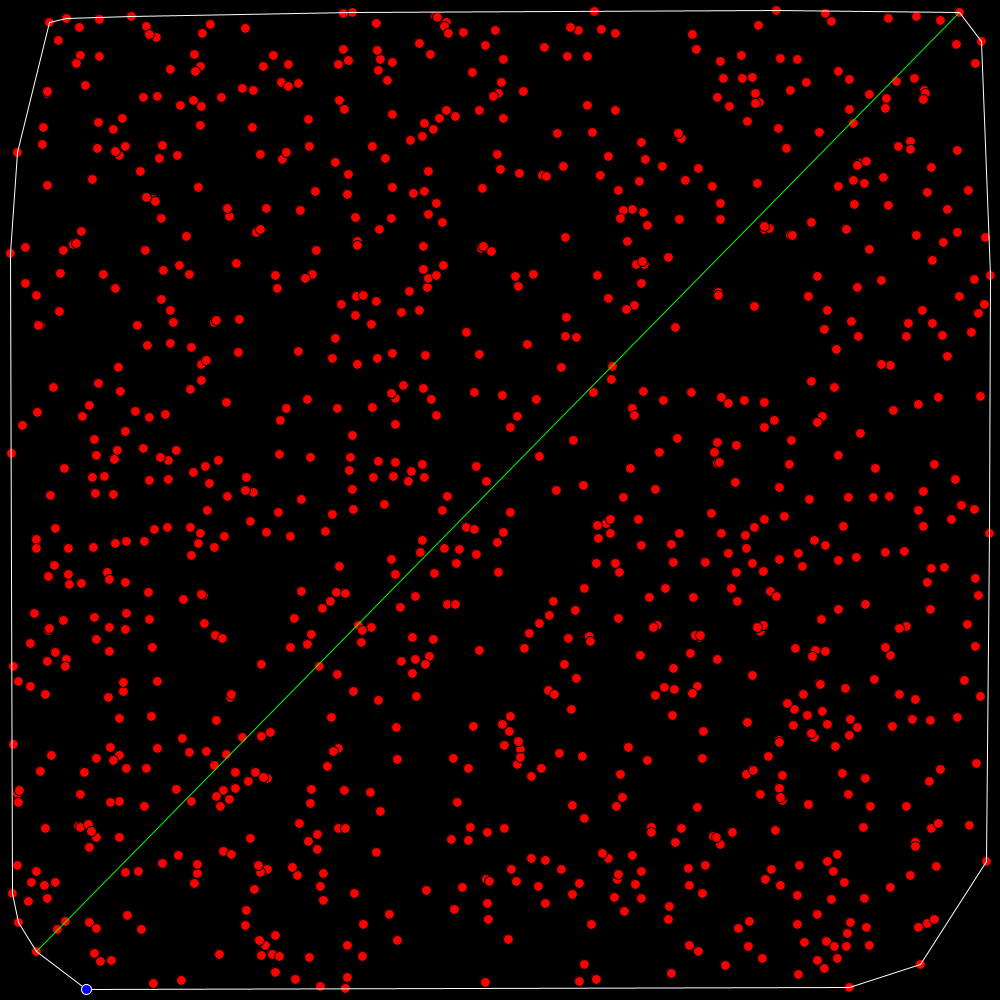
Frame 1 (no input)
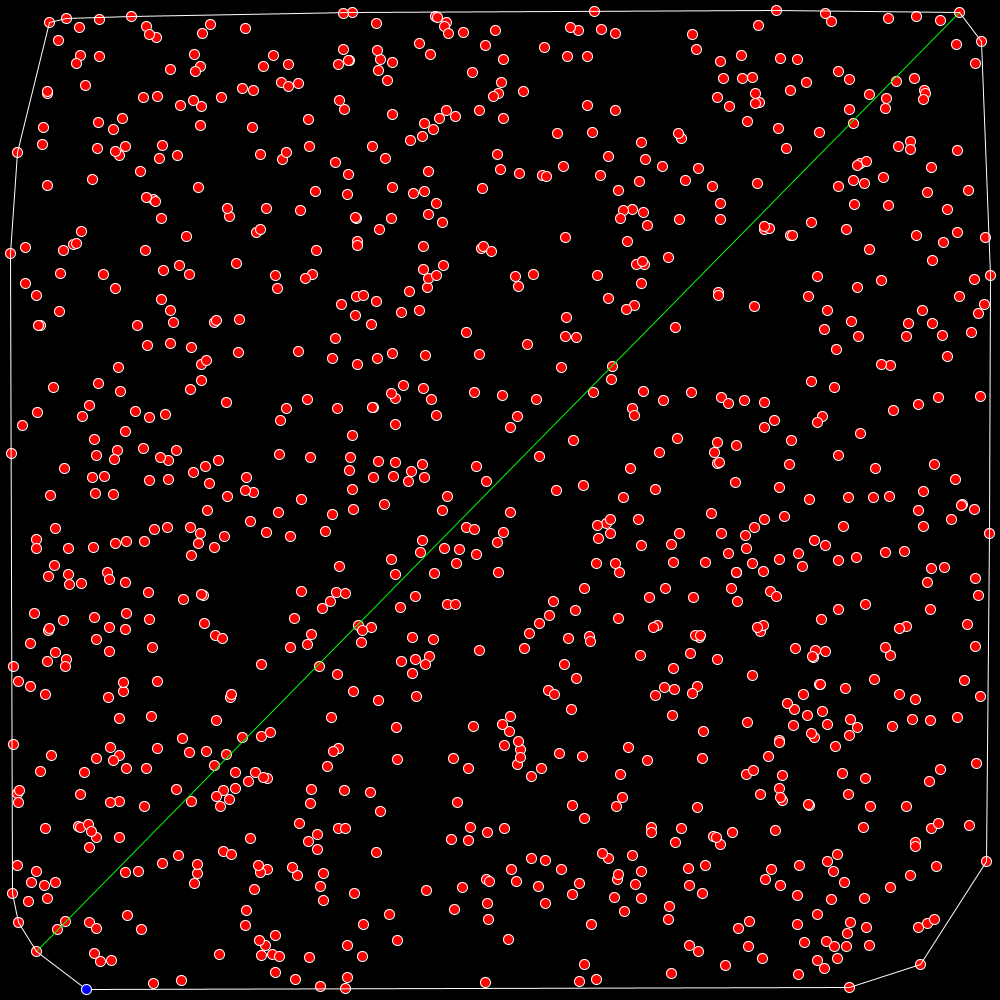
Frame 2 (the mouse pressed at the canvas centre, redrawn once)

The Processing sketch that drew these frames (run headless with seeded random() and noise(); the mouse was pressed at the canvas centre and the sketch redrawn once):

// Processing sketch: Convex_Hull
// ── Convex_Hull.pde
//NOTE: in this program I used PVector as points and vectors interchangeably
//Creates initial variables
int pointNum = 1000;
PVector startPoint;
ArrayList<PointVA> inputHull;
float [] angle;

ArrayList<PVector> outputHull = new ArrayList<PVector>();
PVector[] farV = new PVector [2];

long startTime, elapsedTime;

//Setup procedure
void setup(){
  noLoop();
  size(1000, 1000);
  background(0);
  ellipseMode(RADIUS);

  //To get visuals, use the small section of code below
  //To change number of random points, adjust variable pointNum
  //If you only want the pair of points farthest away from each other
  //Use the getFarthestPoints function (it dosen't have visuals though)
  inputHull = randomPointVA(pointNum);
  startTime = millis();
  outputHull = convexHull(inputHull);
  farV = bruteForce(outputHull);
  elapsedTime = millis() - startTime;
  println("Overall Computation Time: " + elapsedTime + "ms");
  println("The two furthest points are:");
  printArray(farV);
  
  //startTime = millis();
  //getFarthestPoints(randomPoints(1000000));
  //elapsedTime = millis() - startTime;
  //println("Overall Computation Time: " + elapsedTime + "ms");

}

//Draws all points as circles 
//Lines that connects the convex hull
//Line that connects the two points farthest away
void draw(){
  background(0);
  fill(255, 0, 0);
  for (int i = 0; i < inputHull.size(); i++){
    fill(255, 0, 0);
    ellipse(inputHull.get(i).getVector().x, inputHull.get(i).getVector().y, 5, 5);
  }
  stroke(0, 255, 0);
  line(farV[0].x, farV[0].y, farV[1].x, farV[1].y);
  
  stroke(255);
  for (int i = 0; i < outputHull.size(); i++){
    
    if (i != 0){
      line(outputHull.get(i - 1).x, outputHull.get(i - 1).y, outputHull.get(i).x, outputHull.get(i).y);
    }
    if (i == outputHull.size() - 1){
      line(outputHull.get(i).x, outputHull.get(i).y, outputHull.get(0).x, outputHull.get(0).y);
    }
  }
  
  fill(0, 0, 255);
  ellipse(startPoint.x, startPoint.y, 5, 5);
}

//Takes an array of PVector points
//Outputs the farthest pairs
//Essentially, combining all other functions together
void getFarthestPoints(PVector [] input){
  PVector[] farthestPair = new PVector [2];
  ArrayList<PVector> output = new ArrayList<PVector>();
  ArrayList<PointVA> Pva = new ArrayList<PointVA>();
  
  for (int i = 0; i < input.length; i++){
    Pva.add(new PointVA(input[i]));
  }
  output = convexHull(Pva);
  farthestPair = bruteForce(output);
  printArray(farthestPair);
}

//Main function that calculates points that are on the convex hull
//Given an ArrayList with objects PointVA
//Based off of Graham Scan algorithm with modifications (not output sensitive)
ArrayList<PVector> convexHull(ArrayList<PointVA> input){
  ArrayList<PVector> stack = new ArrayList<PVector>();
  long Time, Time2;
  
  //Finds the start points and "polar angles"
  Time = millis();
  startPoint = startValue(input);
  for (int i = 0; i < input.size(); i++){
    input.get(i).polarAngle = polarAngle(input.get(i).getVector(), startPoint);
  }
  Time2 = millis() - Time;
  println("Polar Angle Computation Time: " + Time2 + "ms");
  
  //Sorts all the points
  Time = millis();
  input = mergeSort(input, 0, input.size() - 1);
  Time2 = millis() - Time;
  println("Merge Sort Computation Time: " + Time2 + "ms");
  
  //Creates a stack (ArrayList)
  push(stack, startPoint);
  push(stack, input.get(0).getVector());
  push(stack, input.get(1).getVector());
  
  //Using orientation, either keep or discard points
  //Points that are kept are on the convex hull
  //Points that are discarded are not on the convex hull
  Time = millis();
  for (int i = 2; i < input.size(); i++){
    PVector pointI = input.get(i).getVector();
    
    while (orientation(stack.get(stack.size() - 2), stack.get(stack.size() - 1), pointI).equals("counterclockwise") == false){
      pop(stack);
    }
    push(stack, pointI);
  }
  Time2 = millis() - Time;
  println("Convex Hull Computation Time: " + Time2 + "ms");
  return stack;
}

//Calculates the squared distance between two points
float getDist(PVector a, PVector b){
  float dist = pow((b.x - a.x), 2) + pow((a.y - b.y), 2);
  return dist;
}

//pop function for ArrayList
void pop(ArrayList<PVector> a){
  a.remove(a.size() - 1);
}

//push function for ArrayList
void push(ArrayList<PVector> a, PVector p){
  a.add(p);
}

//Finds the largest y-value and smallest x-value
//Basically the point in the most bottom left corner
PVector startValue(ArrayList<PointVA> a){
  int maxIndex = 0;
  for (int i = 1; i < a.size(); i++){
    if (a.get(i).getVector().y > a.get(maxIndex).getVector().y){
      maxIndex = i;
    }
    else if (a.get(i).getVector().y == a.get(maxIndex).getVector().y){
      if (a.get(i).getVector().x < a.get(maxIndex).getVector().x){
        maxIndex = i;
      }
    }
  }
  PVector max = a.get(maxIndex).getVector();
  a.remove(maxIndex);
  return max;
}

//Determins the orientation of three vectors
//Either clockwise, counterclockwise, or collinear
String orientation(PVector p1, PVector p2, PVector p3){
  float difference = (p2.y - p1.y) * (p3.x - p2.x) - (p3.y - p2.y) * (p2.x - p1.x);
  
  if (difference > 0){
    return "counterclockwise";
  }
  else if (difference < 0){
    return "clockwise";
  }
  else{
    return "collinear";
  }
}

//NOTE:
//The greater a.b / |a||b|, the smaller the angle
//The smaller a.b / |a||b|, the greater the angle
//For cosx in interval [0, pi]
//By doing this, it saves computation time

//Dosen't actually calculate the polar angle
//Simply evaluates inverse that would produce the angle (arc-cos)
//Uses dot product of two vectors
double polarAngle(PVector p1, PVector p2){
  PVector directionalV = new PVector(1, 0);
  PVector temp = pointsToVector(p1, p2);
  double PA = temp.dot(directionalV) / (temp.mag() * directionalV.mag());
  return PA;
}

//Takes two points and calculates the vector that connects them
PVector pointsToVector(PVector p1, PVector p2){
  PVector v = new PVector(p1.x - p2.x, p1.y - p2.y);
  return v;
}

//Creates an ArrayList with objects PointVA that has random points
ArrayList<PointVA> randomPointVA(int n){
  ArrayList<PointVA> random = new ArrayList<PointVA>();
  for (int i = 0; i < n; i++){
    PVector v = new PVector(int(random(10, 991)), int(random(10, 991)));
    random.add(new PointVA(v));
  }
  return random;
}

//Creates an array with random PVector points
PVector [] randomPoints(int n){
  PVector [] random = new PVector[n];
  for (int i = 0; i < n; i++){
    random[i] = new PVector(int(random(0, 1001)), int(random(0, 1001)));
  }
  return random;
}

//Modified mergesort that works with an ArrayList with object PointVA
//Sorts the PointVA objects by their "polar angles" in ascending order
ArrayList<PointVA> mergeSort(ArrayList<PointVA> a, int start, int end ) {

  if ( start == end ) {  
    ArrayList<PointVA> arrayWithOneElement = new ArrayList<PointVA>();
    arrayWithOneElement.add(a.get(start));
    return arrayWithOneElement;
  } 
  
  else {
    int middle = (end + start) / 2;

    ArrayList<PointVA> sortedLeftHalf = mergeSort( a, start, middle );         // recursive call
    ArrayList<PointVA> sortedRightHalf = mergeSort( a, middle + 1, end );      // recursive call

    return merge( sortedLeftHalf, sortedRightHalf );  // merge the two sorted halves
  }
}

//Combines two sorted arrays into a single sorted array
//Based off of the "polar angle" of object PointVA
//Also removes points that have same "polar angle" (keep point farther away)
ArrayList<PointVA> merge( ArrayList<PointVA> a, ArrayList<PointVA> b ) {
  ArrayList<PointVA> c = new ArrayList<PointVA>();
  int i = 0;
  int j = 0;

  while ( i < a.size() && j < b.size() ) {

    if ( a.get(i).getPA() > b.get(j).getPA() ) {
      c.add(a.get(i));
      i++;
    }
    else if (a.get(i).getPA() < b.get(j).getPA()){
      c.add(b.get(j));
      j++;
    }
    else{
      if (getDist(startPoint, a.get(i).getVector()) > getDist(startPoint, b.get(j).getVector())){
        c.add(a.get(i));
      }
      else{
        c.add(b.get(j));
      }
      i++;
      j++;
    }

  }
  if ( i == a.size() ) 
    for ( int m = j; m < b.size(); m++ ) {
      c.add(b.get(m));
    } 
  else 
    for (int m = i; m < a.size(); m++) {
      c.add(a.get(m));
    }
  return c;
}

//Finds the farthest two points and its distance
//Given a list of points that makes up a convex hull
PVector [] bruteForce(ArrayList<PVector> hull){
  PVector [] FarthestPair = new PVector[2];
  int size = hull.size();
  float maxDist = 0;
  int [] furthestPairIndex = {0, 0};
  
  for (int i = 0; i < size - 1; i++){
    for (int j = i; j < size; j++){
      float dist = getDist(hull.get(i), hull.get(j));
      if (dist > maxDist){
        maxDist = dist;
        furthestPairIndex[0] = i;
        furthestPairIndex[1] = j;
      }
    }
  }
  FarthestPair[0] = hull.get(furthestPairIndex[0]);
  FarthestPair[1] = hull.get(furthestPairIndex[1]);
  return FarthestPair;
}

// ── PointVA.pde
//PointVA class
class PointVA{
  double polarAngle;
  PVector vector;
  
  //Constructor 1
  PointVA(double polarAngle_, PVector vector_){
    this.polarAngle = polarAngle_;
    this.vector = vector_;
  }
  
  //Constructor 2
  PointVA(PVector vector_){
    this.vector = vector_;
  }
  
  //Returns polar angle
  double getPA(){
    return this.polarAngle;
  }
  
  //Returns vector
  PVector getVector(){
    return this.vector;
  }
}
